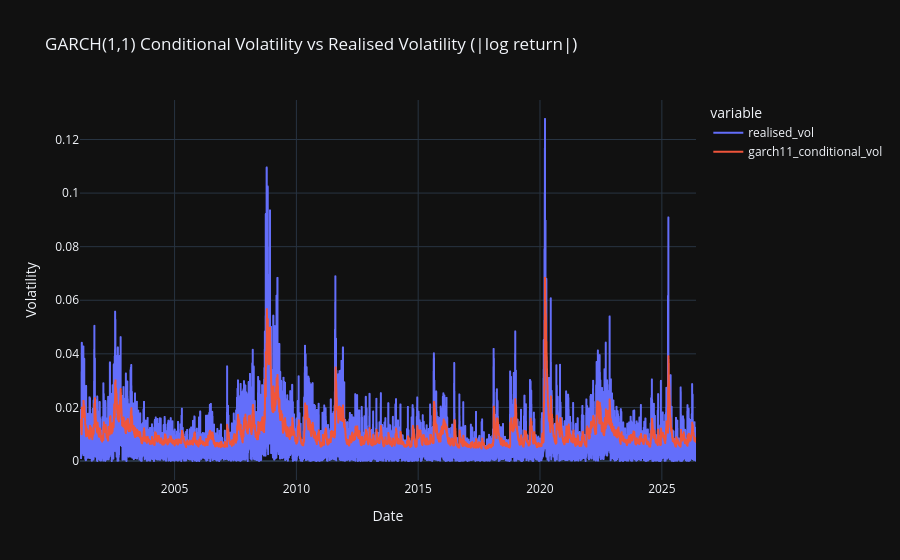

Notebook code for this chart:
### Code cell
# Rescale conditional volatility back to raw return units before plotting
cond_vol_g11 = res_garch11.conditional_volatility / 100

vol_compare = pd.DataFrame({
    'realised_vol': realised_vol,
    'garch11_conditional_vol': cond_vol_g11
}).dropna()

vol_compare.plot(
    title='GARCH(1,1) Conditional Volatility vs Realised Volatility (|log return|)',
    labels={'value': 'Volatility', 'index': 'Date'}
)

### Figure 1 — Plotly figure (JSON) as saved in the notebook; plotly's stock layout.template omitted (floating-point values rounded to 4 significant figures; data arrays with more than 128 entries replaced by an {"elided": "..."} marker saying what was removed)
{"data": [{"hovertemplate": "variable=realised_vol<br>Date=%{x}<br>Volatility=%{y}<extra></extra>", "legendgroup": "realised_vol", "line": {"color": "#636efa", "dash": "solid"}, "marker": {"symbol": "circle"}, "mode": "lines", "name": "realised_vol", "showlegend": true, "type": "scattergl", "x": {"elided": "6358 str values"}, "xaxis": "x", "y": {"elided": "6358 float values"}, "yaxis": "y"}, {"hovertemplate": "variable=garch11_conditional_vol<br>Date=%{x}<br>Volatility=%{y}<extra></extra>", "legendgroup": "garch11_conditional_vol", "line": {"color": "#EF553B", "dash": "solid"}, "marker": {"symbol": "circle"}, "mode": "lines", "name": "garch11_conditional_vol", "showlegend": true, "type": "scattergl", "x": {"elided": "6358 str values"}, "xaxis": "x", "y": {"elided": "6358 float values"}, "yaxis": "y"}], "layout": {"legend": {"title": {"text": "variable"}, "tracegroupgap": 0}, "title": {"text": "GARCH(1,1) Conditional Volatility vs Realised Volatility (|log return|)"}, "xaxis": {"anchor": "y", "domain": [0, 1], "title": {"text": "Date"}}, "yaxis": {"anchor": "x", "domain": [0, 1], "title": {"text": "Volatility"}}}}
